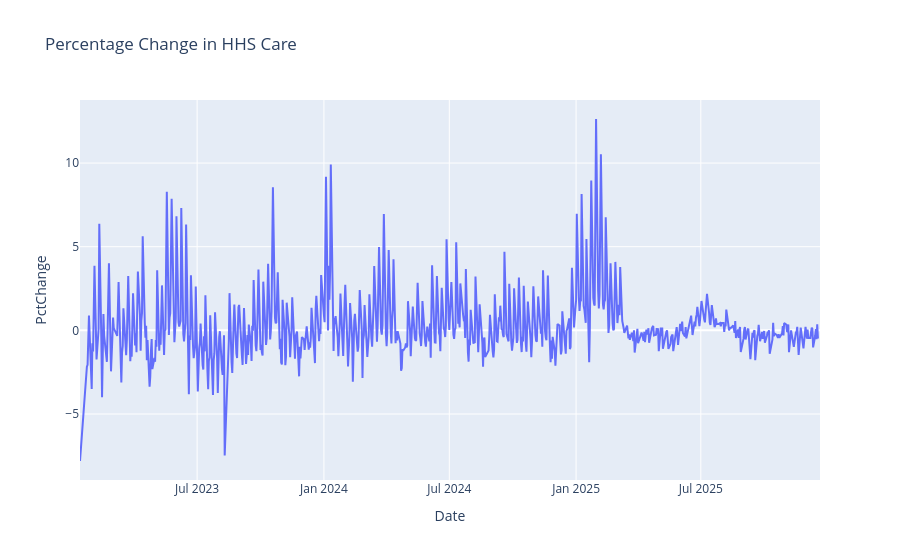

Notebook code for this chart:
### Code cell
fig = px.line(
    df,
    x="Date",
    y="PctChange",
    title="Percentage Change in HHS Care"
)

fig.show()

### Figure 1 — Plotly figure (JSON) as saved in the notebook; plotly's stock layout.template omitted (floating-point values rounded to 4 significant figures; data arrays with more than 128 entries replaced by an {"elided": "..."} marker saying what was removed)
{"data": [{"hovertemplate": "Date=%{x}<br>PctChange=%{y}<extra></extra>", "legendgroup": "", "line": {"color": "#636efa", "dash": "solid"}, "marker": {"symbol": "circle"}, "mode": "lines", "name": "", "orientation": "v", "showlegend": false, "type": "scatter", "x": {"elided": "720 str values"}, "xaxis": "x", "y": {"elided": "720 float values"}, "yaxis": "y"}], "layout": {"legend": {"tracegroupgap": 0}, "title": {"text": "Percentage Change in HHS Care"}, "xaxis": {"anchor": "y", "domain": [0, 1], "title": {"text": "Date"}}, "yaxis": {"anchor": "x", "domain": [0, 1], "title": {"text": "PctChange"}}}}
